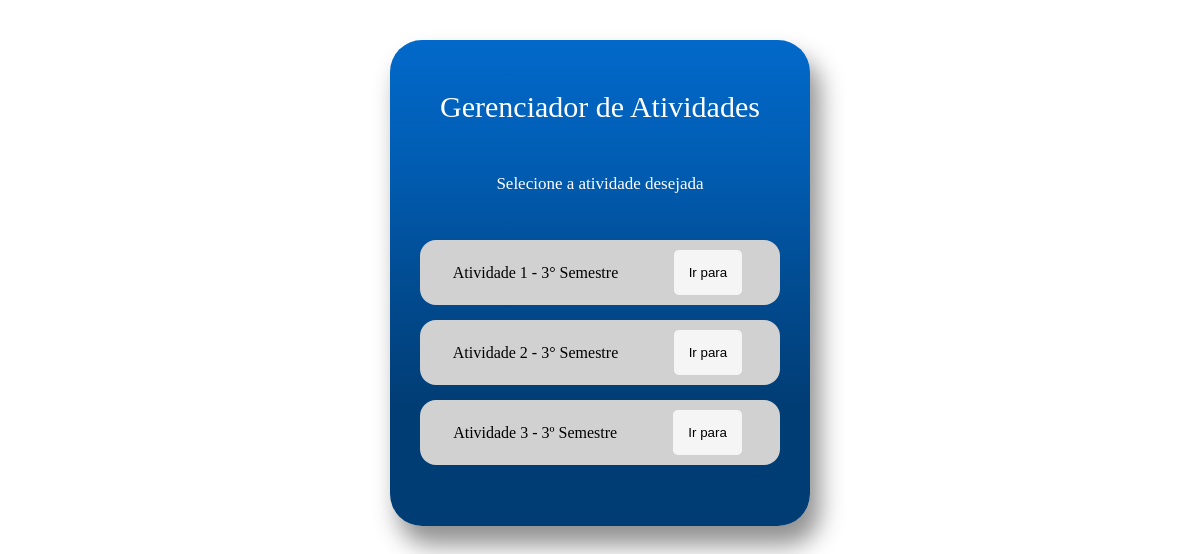
The app's page /, older data.
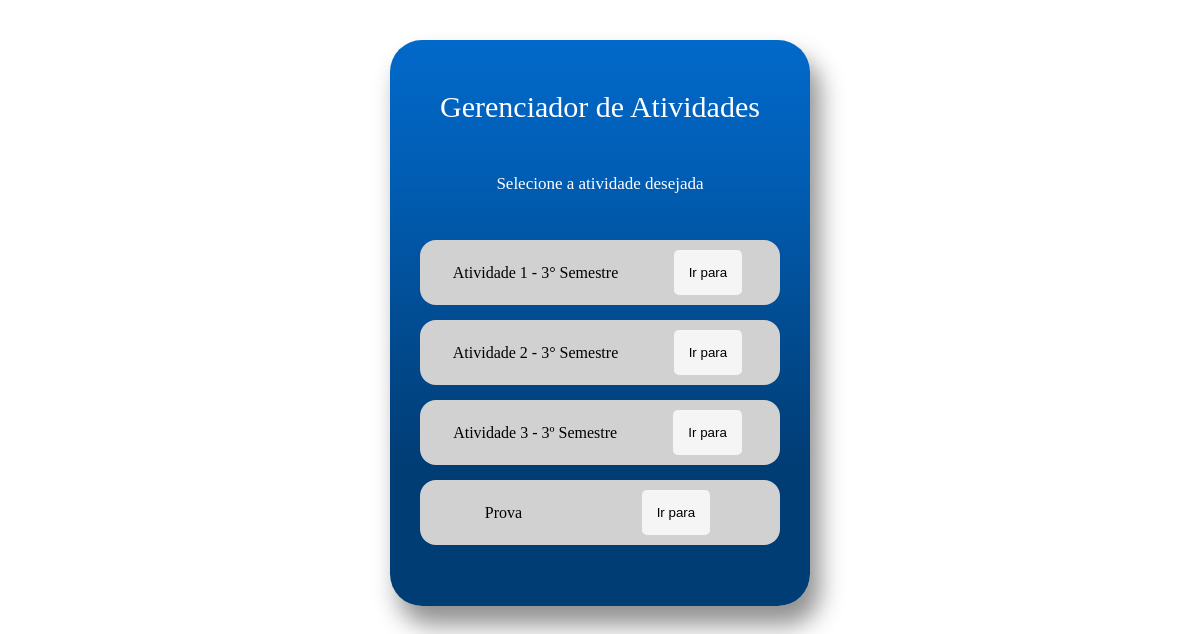
The same page, newer data.
### Home/models.py (models this page shows, shortened)
class Atividades(models.Model):
    nome_Atividade = models.CharField(max_length=256)
    url = models.CharField(max_length=255)
    descricao = models.TextField()

### Home/views.py (the view)
# urls.py: path('', Home, name='home'),
def Home(request):
    atividade = Atividades.objects.all()
    return render(request, 'index.html', {'atividades': atividade})

### Home/templates/index.html (shortened to what this page needs)
{% load static %}
<!DOCTYPE html>
<html lang="pt-br">
  <head>
    <link rel="stylesheet" href='{% static 'Home.css' %}'/>
  </head>
  <body>
    <section class='gerenciador'>
      <div class='gerenciador-container'>
        <div class='gerenciador-title'>Gerenciador de Atividades</div>
        <div class='gerenciador-subtitle'>Selecione a atividade desejada</div>
        <div>
          <ul class='gerenciador-lista-container'>
            {% for atividade in atividades %}
              <li class='gerenciador-lista'>
                <span class='gerenciador-text'>{{ atividade.nome_Atividade }}</span>
                <button class='gerenciador-botao'>
                  <a href={{atividade.url}} style='color: inherit; text-decoration: none;'>Ir para</a>
                </button>
              </li>
              {% endfor %}
            </ul>
        </div>
      </div>
    </section>
  </body>
</html>

Row changes from the older to the newer data that the page shows:
added Atividades: nome_Atividade "Prova"
